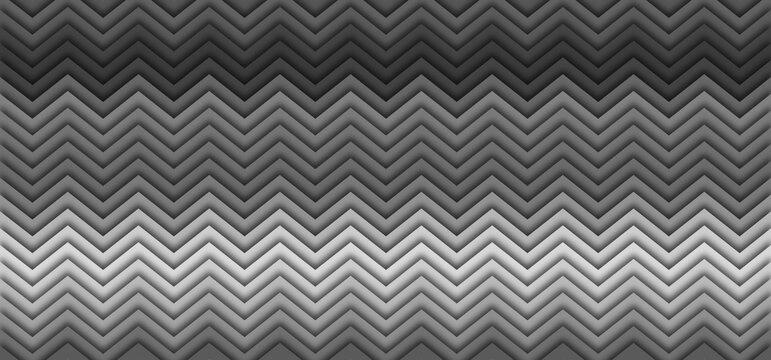
#> input picture LAB/MachineIntelligence/Cycle-1/converted_image.jpg, 771 x 360 px, found by its file name
$ python '9 Morphological Operatins.py'
#> lines starting #> are read from the running program, lines starting #| are printed output that depends on the picture
#  Input an image and perform the following morphological operations
# i) Dilation
# ii) Erosion
# iii) Opening
# iv) Closing
# Display the results.


import cv2
import matplotlib.pyplot as plt
import numpy as np

image_path = "LAB\MachineIntelligence\Cycle-1\converted_image.jpg"
original_image = cv2.imread(image_path, cv2.IMREAD_GRAYSCALE)
#> original_image is the input picture: shape (360, 771); min 0, max 252, mean 104.8
# Defining a kernel
kernel_size = 5
kernel = np.ones((kernel_size, kernel_size), np.uint8)
# Dilation
dilated_image = cv2.dilate(original_image, kernel, iterations=1)
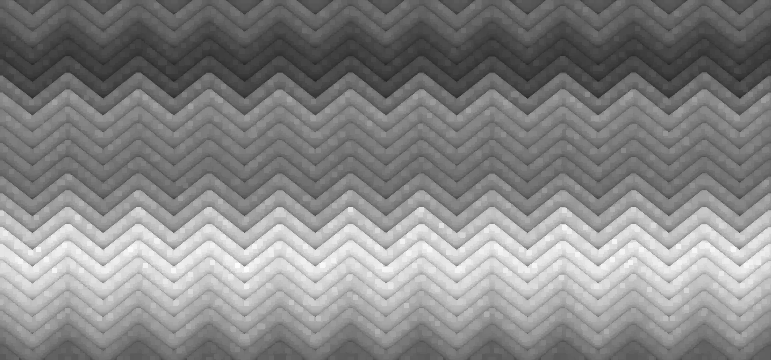
#> dilated_image: shape (360, 771); min 38, max 252, mean 133.5
# Erosion
eroded_image = cv2.erode(original_image, kernel, iterations=1)
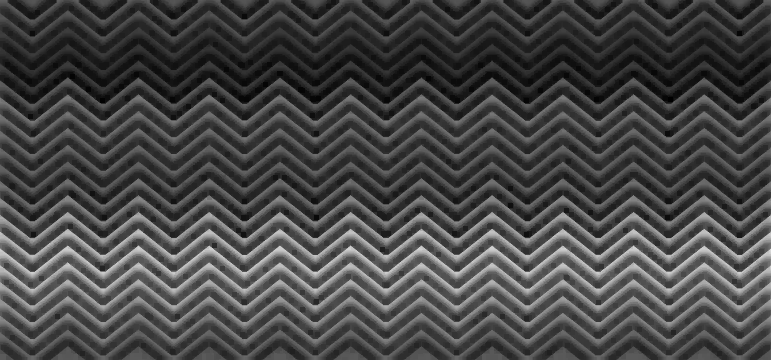
#> eroded_image: shape (360, 771); min 0, max 216, mean 70.2
# Opening
opened_image = cv2.morphologyEx(original_image, cv2.MORPH_OPEN, kernel)
# Closing
closed_image = cv2.morphologyEx(original_image, cv2.MORPH_CLOSE, kernel)
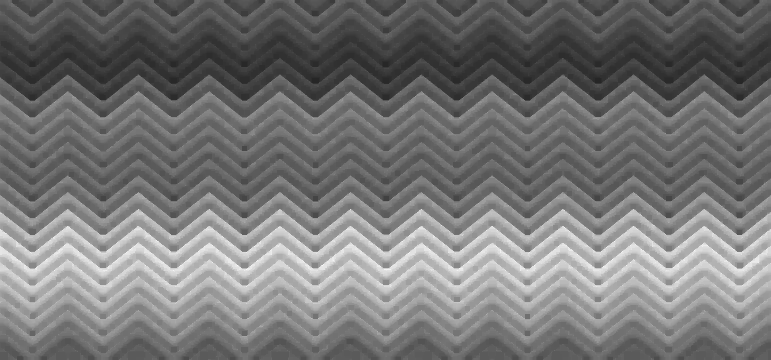
#> closed_image: shape (360, 771); min 38, max 252, mean 117.6
# Display
plt.figure(figsize=(10, 6))
plt.subplot(2, 3, 1)
plt.imshow(original_image, cmap='gray')
plt.title('Original Image')
plt.axis('off')
plt.subplot(2, 3, 2)
plt.imshow(dilated_image, cmap='gray')
plt.title('Dilated Image')
plt.axis('off')
plt.subplot(2, 3, 3)
plt.imshow(eroded_image, cmap='gray')
plt.title('Eroded Image')
plt.axis('off')
plt.subplot(2, 3, 4)
plt.imshow(opened_image, cmap='gray')
plt.title('Opened Image')
plt.axis('off')
plt.subplot(2, 3, 5)
plt.imshow(closed_image, cmap='gray')
plt.title('Closed Image')
plt.axis('off')
plt.tight_layout()
plt.show()
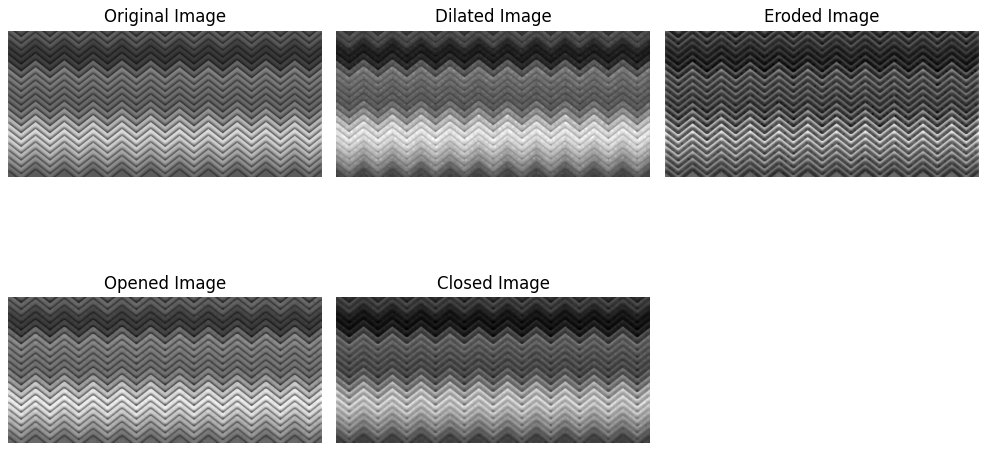
#> figure drawn by matplotlib, 5 panels
